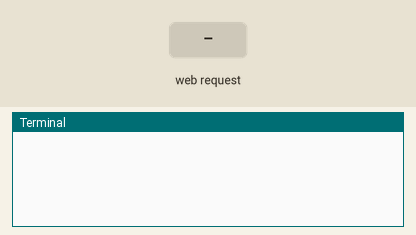
The program below on a simulated Raspberry Pi (BCM pin numbers). On the bench: the last lines printed to the terminal. The inputs (shaded band) are chosen by the test bench. The camera gives no picture and a still takes 0.5 s; the clock reads 2024-03-15 10:24:30 at power-on unless the program sets it.

Above: at 1.2 s.
1.3 s: HTTP request for / received
At 1.7 s:
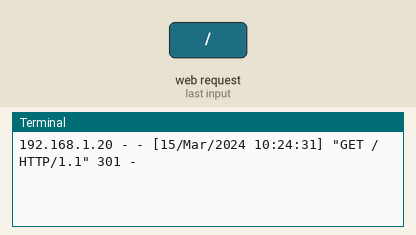
2.8 s: HTTP request for /index.html received
At 4.0 s:
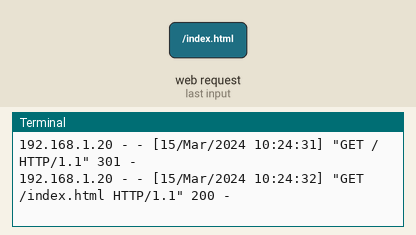
4.3 s: HTTP request for /stream.mjpg received
At 5.2 s:
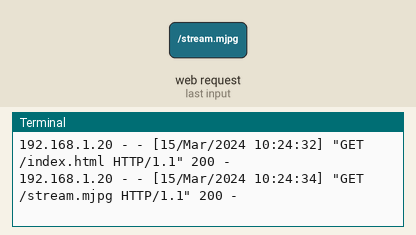

Measured:
- after the input at 1.3 s, the terminal: prints a new line at once (image 1)
- after the input at 2.8 s, the terminal: prints a new line at once (image 2)
- after the input at 4.3 s, the terminal: prints a new line at once (image 3)

The program:

camera.py
```python
#!/usr/bin/python
# -*- coding: utf-8 -*-

import io
import picamera
import logging
import socketserver
from threading import Condition
from http import server

PAGE="""\
<html>
<head>
<title>Let's go</title>
</head>
<body>
<style type="text/css">
.rotate180 {
    -webkit-transform: rotate(180deg);
    -moz-transform: rotate(180deg);
    -o-transform: rotate(180deg);
    -ms-transform: rotate(180deg);
    transform: rotate(180deg);
}</style>
<img src="stream.mjpg" width="640" height="480" class="rotate180"/>
</body>
</html>
"""

class StreamingOutput(object):
    def __init__(self):
        self.frame = None
        self.buffer = io.BytesIO()
        self.condition = Condition()

    def write(self, buf):
        if buf.startswith(b'\xff\xd8'):
            # New frame, copy the existing buffer's content and notify all
            # clients it's available
            self.buffer.truncate()
            with self.condition:
                self.frame = self.buffer.getvalue()
                self.condition.notify_all()
            self.buffer.seek(0)
        return self.buffer.write(buf)

class StreamingHandler(server.BaseHTTPRequestHandler):
    def do_GET(self):
        if self.path == '/':
            self.send_response(301)
            self.send_header('Location', '/index.html')
            self.end_headers()
        elif self.path == '/index.html':
            content = PAGE.encode('utf-8')
            self.send_response(200)
            self.send_header('Content-Type', 'text/html')
            self.send_header('Content-Length', len(content))
            self.end_headers()
            self.wfile.write(content)
        elif self.path == '/stream.mjpg':
            self.send_response(200)
            self.send_header('Age', 0)
            self.send_header('Cache-Control', 'no-cache, private')
            self.send_header('Pragma', 'no-cache')
            self.send_header('Content-Type', 'multipart/x-mixed-replace; boundary=FRAME')
            self.end_headers()
            try:
                while True:
                    with output.condition:
                        output.condition.wait()
                        frame = output.frame
                    self.wfile.write(b'--FRAME\r\n')
                    self.send_header('Content-Type', 'image/jpeg')
                    self.send_header('Content-Length', len(frame))
                    self.end_headers()
                    self.wfile.write(frame)
                    self.wfile.write(b'\r\n')
            except Exception as e:
                logging.warning(
                    'Removed streaming client %s: %s',
                    self.client_address, str(e))
        else:
            self.send_error(404)
            self.end_headers()

class StreamingServer(socketserver.ThreadingMixIn, server.HTTPServer):
    allow_reuse_address = True
    daemon_threads = True

with picamera.PiCamera(resolution='300x200', framerate=24) as camera:
    output = StreamingOutput()
    camera.start_recording(output, format='mjpeg')
    try:
        address = ('', 8000)
        server = StreamingServer(address, StreamingHandler)
        server.serve_forever()
    except KeyboardInterrupt:
        camera.stop_recording() 
```
